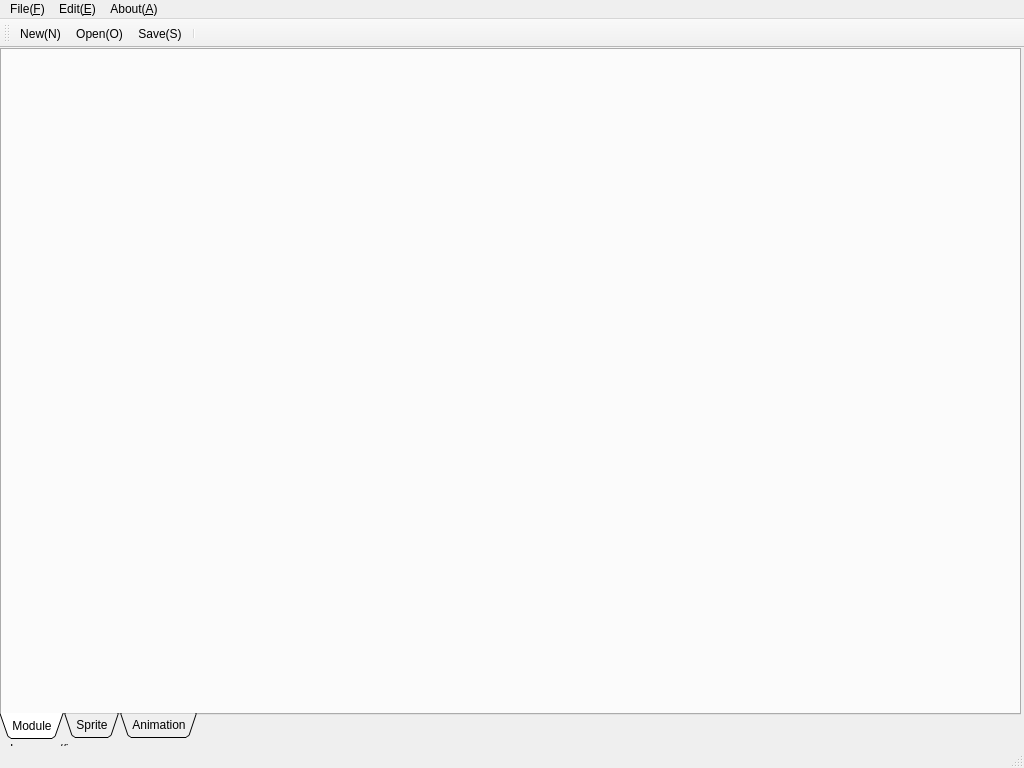
<?xml version="1.0" encoding="UTF-8"?>
<ui version="4.0">
 <class>SpriteStudioClass</class>
 <widget class="QMainWindow" name="SpriteStudioClass">
  <property name="geometry">
   <rect>
    <x>0</x>
    <y>0</y>
    <width>1024</width>
    <height>768</height>
   </rect>
  </property>
  <property name="windowTitle">
   <string>SpriteStudio</string>
  </property>
  <widget class="QWidget" name="centralWidget">
   <widget class="QTabWidget" name="tabWidget">
    <property name="geometry">
     <rect>
      <x>0</x>
      <y>0</y>
      <width>1021</width>
      <height>691</height>
     </rect>
    </property>
    <property name="tabPosition">
     <enum>QTabWidget::South</enum>
    </property>
    <property name="tabShape">
     <enum>QTabWidget::Triangular</enum>
    </property>
    <property name="currentIndex">
     <number>0</number>
    </property>
    <property name="iconSize">
     <size>
      <width>16</width>
      <height>16</height>
     </size>
    </property>
    <property name="elideMode">
     <enum>Qt::ElideNone</enum>
    </property>
    <property name="documentMode">
     <bool>false</bool>
    </property>
    <property name="tabsClosable">
     <bool>false</bool>
    </property>
    <property name="tabBarAutoHide">
     <bool>false</bool>
    </property>
    <widget class="QWidget" name="tabModule">
     <attribute name="title">
      <string>Module</string>
     </attribute>
    </widget>
    <widget class="QWidget" name="tabSprite">
     <attribute name="title">
      <string>Sprite</string>
     </attribute>
    </widget>
    <widget class="QWidget" name="tabAnimation">
     <attribute name="title">
      <string>Animation</string>
     </attribute>
    </widget>
   </widget>
   <widget class="QLabel" name="label">
    <property name="geometry">
     <rect>
      <x>50</x>
      <y>690</y>
      <width>351</width>
      <height>21</height>
     </rect>
    </property>
    <property name="text">
     <string>c://image.png</string>
    </property>
   </widget>
   <widget class="QLabel" name="label_2">
    <property name="geometry">
     <rect>
      <x>10</x>
      <y>690</y>
      <width>41</width>
      <height>21</height>
     </rect>
    </property>
    <property name="text">
     <string>Image:</string>
    </property>
   </widget>
  </widget>
  <widget class="QMenuBar" name="menuBar">
   <property name="geometry">
    <rect>
     <x>0</x>
     <y>0</y>
     <width>1024</width>
     <height>23</height>
    </rect>
   </property>
   <widget class="QMenu" name="menu">
    <property name="title">
     <string>File(&amp;F)</string>
    </property>
    <addaction name="actionNew"/>
    <addaction name="actionOpen"/>
    <addaction name="actionSave"/>
    <addaction name="actionSaveAs"/>
    <addaction name="separator"/>
    <addaction name="actionExit"/>
   </widget>
   <widget class="QMenu" name="menu_A">
    <property name="title">
     <string>About(&amp;A)</string>
    </property>
   </widget>
   <widget class="QMenu" name="menu_E">
    <property name="title">
     <string>Edit(&amp;E)</string>
    </property>
   </widget>
   <addaction name="menu"/>
   <addaction name="menu_E"/>
   <addaction name="menu_A"/>
  </widget>
  <widget class="QToolBar" name="mainToolBar">
   <attribute name="toolBarArea">
    <enum>TopToolBarArea</enum>
   </attribute>
   <attribute name="toolBarBreak">
    <bool>false</bool>
   </attribute>
   <addaction name="actionNew"/>
   <addaction name="actionOpen"/>
   <addaction name="actionSave"/>
   <addaction name="separator"/>
  </widget>
  <widget class="QStatusBar" name="statusBar"/>
  <action name="actionNew">
   <property name="icon">
    <iconset resource="SpriteStudio.qrc">
     <normaloff>:/images/new.png</normaloff>:/images/new.png</iconset>
   </property>
   <property name="text">
    <string>New(&amp;N)</string>
   </property>
  </action>
  <action name="actionOpen">
   <property name="icon">
    <iconset resource="SpriteStudio.qrc">
     <normaloff>:/images/open.png</normaloff>:/images/open.png</iconset>
   </property>
   <property name="text">
    <string>Open(&amp;O)</string>
   </property>
  </action>
  <action name="actionSave">
   <property name="icon">
    <iconset resource="SpriteStudio.qrc">
     <normaloff>:/images/save.png</normaloff>:/images/save.png</iconset>
   </property>
   <property name="text">
    <string>Save(&amp;S)</string>
   </property>
  </action>
  <action name="actionSaveAs">
   <property name="icon">
    <iconset resource="SpriteStudio.qrc">
     <normaloff>:/images/save.png</normaloff>:/images/save.png</iconset>
   </property>
   <property name="text">
    <string>Save As</string>
   </property>
  </action>
  <action name="actionExit">
   <property name="text">
    <string>Exit(&amp;X)</string>
   </property>
  </action>
 </widget>
 <layoutdefault spacing="6" margin="11"/>
 <resources>
  <include location="SpriteStudio.qrc"/>
 </resources>
 <connections/>
</ui>
